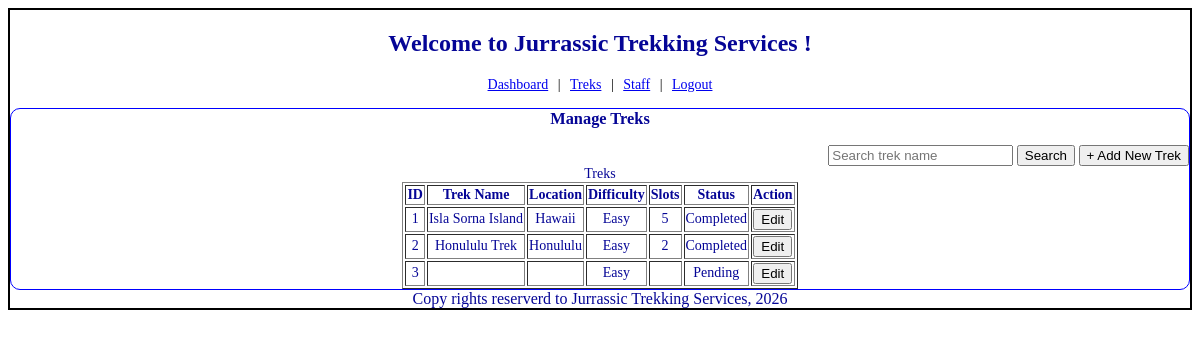
The app's page /admin/treks (signed in) with its own data.
### models.py (models this page shows)
class trek(db.Model):
    trek_id = db.Column(db.Integer, primary_key=True)
    trek_name = db.Column(db.String, nullable=False)
    location = db.Column(db.String, nullable=False)
    difficulty = db.Column(db.String, nullable=False)
    duration_days = db.Column(db.Integer, nullable=False)
    start_date = db.Column(db.Date, nullable=False)
    end_date = db.Column(db.Date, nullable=False)
    available_slots = db.Column(db.Integer, nullable=False)
    assigned_staff_id = db.Column(db.Integer, db.ForeignKey('staff_profile.staff_id'))
    status = db.Column(db.String, nullable=False, default="Pending")
    created_at = db.Column(db.DateTime, nullable=False, default=datetime.utcnow)
    bookings = db.relationship('booking', backref='trek', lazy=True)

### controller.py (the view)
@app.route("/admin/treks")
def admin_treks():
  if session.get('role') != 'Admin':
    return redirect(url_for('signin'))
  q = request.args.get('q', '')
  if q:
    treks_list = trek.query.filter(trek.trek_name.contains(q)).all()
  else:
    treks_list = trek.query.all()
  return render_template("admin_treks.html", treks_list=treks_list, q=q)

### templates/admin_treks.html
{% extends "base.html" %}
{% block content %}
    <div class="navlinks">
        <a href="/admin/">Dashboard</a> |
        <a href="/admin/treks">Treks</a> |
        <a href="/admin/staff">Staff</a> |
        <a href="/logout">Logout</a>
    </div>
    <div class="dashboard-form">
        <h3 class="center">Manage Treks</h3><br>
        <div style="text-align: right;">
            <form method="GET" action="/admin/treks" style="display:inline;">
                <input type="text" name="q" value="{{q}}" placeholder="Search trek name">
                <input type="submit" value="Search">
            </form>
            <a href="/admin/trek_form"><input type="button" value="+ Add New Trek"></a>
        </div>
        <table class="center" name="Treks" border="1">
        <caption>Treks</caption>
        <tr>
            <th>ID</th>
            <th>Trek Name</th>
            <th>Location</th>
            <th>Difficulty</th>
            <th>Slots</th>
            <th>Status</th>
            <th>Action</th>
        </tr>
        {% for t in treks_list %}
        <tr>
            <td>{{t.trek_id}}</td>
            <td>{{t.trek_name}}</td>
            <td>{{t.location}}</td>
            <td>{{t.difficulty}}</td>
            <td>{{t.available_slots}}</td>
            <td>{{t.status}}</td>
            <td><a href="/admin/trek_form?trek_id={{t.trek_id}}"><input type="button" value="Edit"></a></td>
        </tr>
        {% else %}
        <tr><td colspan="7">No treks added yet</td></tr>
        {% endfor %}
        </table>
    </div>
{% endblock %}

### static/main.css (style rules this page uses)
.center { text-align: center; margin: auto; color: rgb(5 , 5 , 150); }
.dashboard-form { border: 1px solid blue; margin: auto; border-radius: 10px; font-size: 14px; text-align: justify; }
.navlinks { text-align: center; margin-bottom: 15px; font-size: 14px; }
.navlinks a { margin: 0 6px; }

### records on screen
trek: trek_id "1", trek_name "Isla Sorna Island", location "Hawaii", difficulty "Easy", available_slots "5", status "Completed"
trek: trek_id "2", trek_name "Honululu Trek", location "Honululu", difficulty "Easy", available_slots "2", status "Completed"
trek: trek_id "3", difficulty "Easy", status "Pending"
